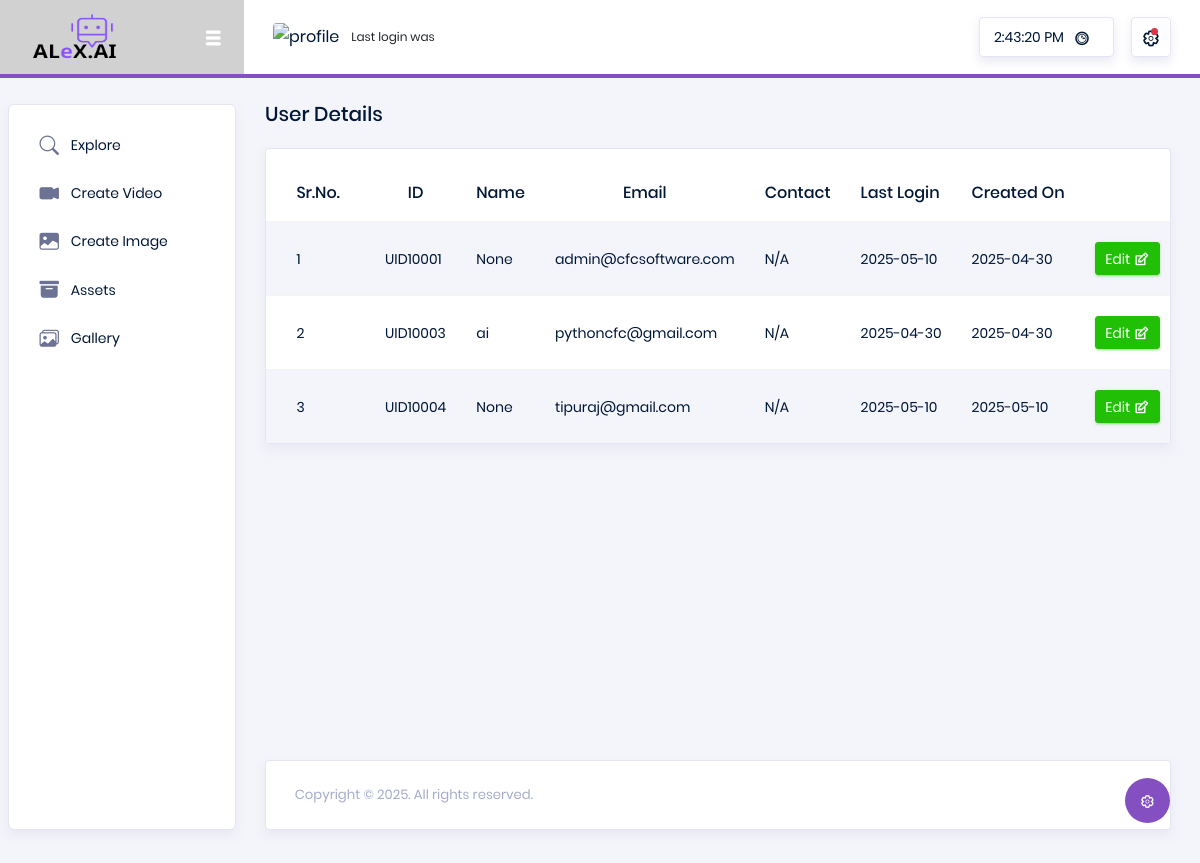
/admin_panel/users/list/, run on the app's committed database.
### authentication/models.py (models this page shows)
class CustomUser(AbstractUser):
    email = models.EmailField(unique=True)
    username = models.CharField(max_length=255, blank=True, null=True)  # optional for now
    phone_number = models.CharField(max_length=20, blank=True, null=True)  # optional
    is_tenant_admin = models.BooleanField(default=False)
    is_staff = models.BooleanField(default=False)
    is_active = models.BooleanField(default=True)
    date_joined = models.DateTimeField(default=timezone.now)
    account_type = models.CharField(max_length=255, blank=True, null=True)  # optional
    profile_img = models.CharField(max_length=20, blank=True, null=True)
    full_name = models.CharField(max_length=255, blank=True, null=True)
    USERNAME_FIELD = 'email'
    REQUIRED_FIELDS = []  # No additional required fields
    objects = CustomUserManager()
    class Meta:
        db_table = 'Users'

### admin_panel/views.py (the view)
# urls.py: path('users/list/', admin_user_list, name='dashboard'),
@csrf_exempt
def admin_user_list(request):
    clients = CustomUser.objects.all()
    clients_data = UserSerializer(clients, many=True).data
    ic(clients_data)
    if request.GET.get('api') == 'true':
        return JsonResponse({"status": "success", "data": clients_data}, status=status.HTTP_200_OK)
    return TemplateResponse(request, "admin_panel/all_users.html", {"clients": clients_data})

### templates/admin_panel/all_users.html (shortened to what this page needs)
{% extends "base.html" %}
{% load static %}
{% block content %}
<div>
  <div class="row">
    <div class="col-md-12">
      <h5 class="mb-2 text-titlecase mb-4">User Details</h5>
      <div class="card">
        <div class="table-responsive pt-3">
          <table class="table table-striped project-orders-table">
            <thead>
              <tr>
                <th>Sr.No.</th>
                <th class="text-center">ID</th>
                <th>Name</th>
                <th class="text-center">Email</th>
                <th>Contact</th>
                <th>Last Login</th>
                <th>Created On</th>
                <th class="text-center">Action</th>
              </tr>
            </thead>
            <tbody>
              {% for client in clients %}
              <tr>
                <td>{{ forloop.counter }}</td>
                <td>UID1000{{ client.id }}</td>
                <td>{{ client.username }}</td>
                <td>{{ client.email }}</td>
                <td>{{ client.contact|default:"N/A" }}</td>
                <td>{{ client.last_login|slice:":10" }}</td>
                <td>{{ client.date_joined|slice:":10" }}</td>
                <td>
                  <div class="d-flex align-items-center">
                    <button type="button" class="btn btn-success btn-sm btn-icon-text mr-3">
                      Edit
                      <i class="typcn typcn-edit btn-icon-append"></i>
                    </button>
                  </div>
                </td>
              </tr>
              {% endfor %}
            </tbody>
          </table>
        </div>
      </div>
    </div>
  </div>
</div>
{% endblock %}

### templates/base.html (shortened to what this page needs)
<!DOCTYPE html>
{% load static %}
<html lang="en">
<head>
  <link rel="stylesheet" href="{% static 'assets/vendors/typicons/typicons.css' %}">
  <link rel="stylesheet" href="{% static 'assets/vendors/css/vendor.bundle.base.css' %}">
  <link rel="stylesheet" href="{% static 'assets/css/vertical-layout-light/style.css' %}">
  <link
  rel="stylesheet"
  href="https://cdn.jsdelivr.net/npm/bootstrap-icons/font/bootstrap-icons.css"
/>
<link rel="stylesheet" href="https://cdn.jsdelivr.net/npm/bootstrap-icons@1.11.3/font/bootstrap-icons.min.css">
</head>
<body>
  <div class="container-scroller">
    <nav class="navbar col-lg-12 col-12 p-0 fixed-top d-flex flex-row">
      <div class="navbar-brand-wrapper d-flex justify-content-center" style="background-color:rgb(209, 209, 209);">
        <div class="navbar-brand-inner-wrapper d-flex justify-content-between align-items-center w-100">
          <a class="navbar-brand brand-logo" href="/admin_panel/">
            <img src="{% static 'images/logo.png' %}" alt="logo" style="width: 90px; height: 50px;"/>
          </a>
          <button class="navbar-toggler navbar-toggler align-self-center" type="button" data-toggle="minimize">
            <span class="typcn typcn-th-menu"></span>
          </button>
        </div>
      </div>
      <div class="navbar-menu-wrapper d-flex align-items-center justify-content-end">
        <ul class="navbar-nav mr-lg-2">
          <li class="nav-item nav-profile dropdown">
            <a class="nav-link" href="#" data-toggle="dropdown" id="profileDropdown">
              <img src="{{ user.profile.image|default:"https://img.freepik.com/free-psd/contact-icon-illustration-isolated_23-2151903337.jpg?t=st=1745986690~exp=1745990290~hmac=e8ead49e66b05d3548c4753495720c210ea9b40870580e90211908df0684ab43&w=826"}}" alt="profile"/>
            </a>
          </li>
          <li class="nav-item nav-user-status dropdown">
              <p class="mb-0">Last login was {{ user.last_login }}</p>
          </li>
        </ul>
        <ul class="navbar-nav navbar-nav-right">
          <li class="nav-item nav-date dropdown">
            <a class="nav-link d-flex justify-content-center align-items-center" href="javascript:;">
              <h6 class="date mb-0" id="current-time"></h6>
              <i class="typcn typcn-time"></i>
            </a>
          </li>
          <li class="nav-item dropdown">
            <a class="nav-link count-indicator dropdown-toggle d-flex justify-content-center align-items-center" id="userDropdown" href="#" data-toggle="dropdown">
              <i class="typcn typcn-cog-outline mx-0"></i>
              <span class="count"></span>
            </a>
          </li>
        </ul>
      </div>
    </nav>
    <div class="container-fluid page-body-wrapper">
      <div class="theme-setting-wrapper">
        <div id="settings-trigger"><i class="typcn typcn-cog-outline"></i></div>
      </div>
      {% if request.user.is_superuser %}
      <nav class="sidebar sidebar-offcanvas" id="sidebar">
        <ul class="nav">
          <li class="nav-item">
            <a class="nav-link" href="/admin_panel/dashboard/">
              <i class="bi bi-clipboard-data-fill menu-icon"></i>
              <span class="menu-title">Dashboard</span>
            </a>
          </li>
          <li class="nav-item">
            <a class="nav-link" href="/admin_panel/users/list/">
              <i class="bi bi-people-fill menu-icon"></i>
              <span class="menu-title">Users</span>
            </a>
          </li>
          <li class="nav-item">
            <a class="nav-link" data-toggle="collapse" href="#ui-basic" aria-expanded="false" aria-controls="ui-basic">
              <i class="bi bi-gear-fill menu-icon"></i>
              <span class="menu-title">Settings</span>
              <i class="menu-arrow"></i>
            </a>
            <div class="collapse" id="ui-basic">
              <ul class="nav flex-column sub-menu">
                <li class="nav-item"> <a class="nav-link" href="">My Profile</a></li>
                <li class="nav-item"> <a class="nav-link" href="">Change Password</a></li>
                <li class="nav-item"> <a class="nav-link" href="">API Settings</a></li>
              </ul>
            </div>
          </li>
          <li class="nav-item">
            <a class="nav-link" href="/user-logout/">
              <i class="bi bi-box-arrow-right menu-icon"></i>
              <span class="menu-title">Logout</span>
            </a>
          </li>
        </ul>
      </nav>
      {% else %}
      <nav class="sidebar sidebar-offcanvas" id="sidebar">
        <ul class="nav">
          <li class="nav-item">
            <a class="nav-link" href="/user/alex-ai/explore/">
              <i class="bi bi-search menu-icon"></i>
              <span class="menu-title">Explore</span>
            </a>
          </li>
          <li class="nav-item">
            <a class="nav-link" href="/user/alex-ai/video-generatation/">
              <i class="bi bi-camera-video-fill menu-icon"></i>
              <span class="menu-title">Create Video</span>
            </a>
          </li>
          <li class="nav-item">
            <a class="nav-link" href="/user/alex-ai/image-generatation/">
              <i class="bi bi-image-fill menu-icon"></i>
              <span class="menu-title">Create Image</span>
            </a>
          </li>
          <li class="nav-item">
            <a class="nav-link" href="/user/alex-ai/assets/">
              <i class="bi bi-archive-fill menu-icon"></i>
              <span class="menu-title">Assets</span>
            </a>
          </li>
          <li class="nav-item">
            <a class="nav-link" href="/user/alex-ai/gallery/">
              <i class="bi bi-images menu-icon"></i>
              <span class="menu-title">Gallery</span>
            </a>
          </li>
        </ul>
      </nav>
      {% endif %}
      <div class="main-panel">
        <div class="content-wrapper">
          {% block content %}
          {% endblock %}
        </div>
      <footer class="footer">
        <div class="card">
            <div class="card-body">
                <div class="d-sm-flex justify-content-center justify-content-sm-between">
                    <span class="text-muted text-center text-sm-left d-block d-sm-inline-block">Copyright © {% now 'Y' %}. All rights reserved.</span>
                </div>
            </div>
        </div>
      </footer>
    </div>
  </div>
</body>
</html>

### data on the page
CustomUser: id "1", username "None", email "admin@cfcsoftware.com", contact "N/A", last_login "2025-05-10", date_joined "2025-04-30"
CustomUser: id "3", username "ai", email "pythoncfc@gmail.com", contact "N/A", last_login "2025-04-30", date_joined "2025-04-30"
CustomUser: id "4", username "None", email "tipuraj@gmail.com", contact "N/A", last_login "2025-05-10", date_joined "2025-05-10"
